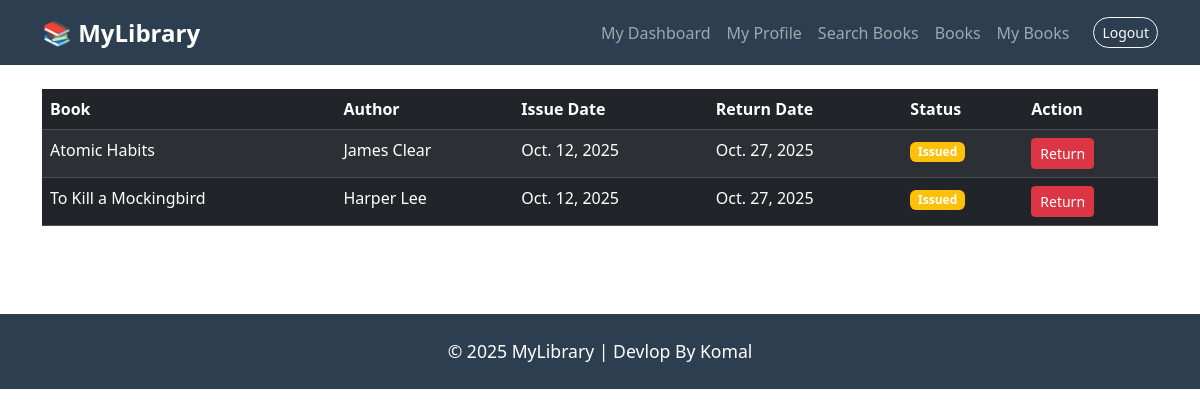
Screenshot of /student/my_books/ (signed in) with the database file from the repository.
### mylibrary_app/models.py (models this page shows, shortened)
class IssueBook(models.Model):
    student = models.ForeignKey(Student, on_delete=models.PROTECT)
    book = models.ForeignKey(Book, on_delete=models.PROTECT)
    issue_date = models.DateField(default=timezone.now)
    return_date = models.DateField(blank=True, null=True)
    is_returned = models.BooleanField(default=False)
    class Meta:
        db_table = 'IssueBook'

class Book(models.Model):
    title = models.CharField(max_length=200)
    author = models.CharField(max_length=100)
    category = models.CharField(max_length=100, blank=True, null=True)
    quantity = models.PositiveIntegerField(default=1)
    added_at = models.DateTimeField(auto_now_add=True)
    class Meta:
        db_table = 'Book'

### mylibrary_app/views.py (the view)
# urls.py: path("student/my_books/", views.my_books, name="my_books"),
def my_books(request):
    user_id = request.session.get("student_id")
    if not user_id:
        return redirect("student_login")
    student = Student.objects.get(id=user_id)
    issued_books = IssueBook.objects.filter(student=student)  # sabhi show karo (returned + issued)
    return render(request, "student_dashboard.html", {
        "Dashboard": False,
        "my_profile": False,
        "edit_profile": False,
        "my_books": True,
        "student": student,
        "issued_books": issued_books
    })

### mylibrary_app/templates/student_dashboard.html (shortened to what this page needs)
{% extends 'base.html' %}
{% block navbar %}
  <li class="nav-item"><a class="nav-link" href="{% url 'student_dashboard' %}">My Dashboard</a></li>
  <li class="nav-item"><a class="nav-link" href="{% url 'my_profile' %}">My Profile</a></li>
  <li class="nav-item"><a class="nav-link" href="{% url 'all_books' %}?q=">Search Books</a></li>
  <li class="nav-item"><a class="nav-link" href="{% url 'all_books' %}">Books</a></li>
  <li class="nav-item"><a class="nav-link" href="{% url 'my_books' %}">My Books</a></li>
{% endblock %}
{% block content %}
{% if my_books %}
<table class="table table-dark table-striped">
  <thead>
    <tr>
      <th>Book</th>
      <th>Author</th>
      <th>Issue Date</th>
      <th>Return Date</th>
      <th>Status</th>
      <th>Action</th>
    </tr>
  </thead>
  <tbody>
    {% for issue in issued_books %}
    <tr>
      <td>{{ issue.book.title }}</td>
      <td>{{ issue.book.author }}</td>
      <td>{{ issue.issue_date }}</td>
      <td>
        {% if issue.return_date %}
          {{ issue.return_date }}
        {% else %}
          <span class="text-warning">Not Returned</span>
        {% endif %}
      </td>
      <td>
        {% if issue.is_returned %}
          <span class="badge bg-success">Returned</span>
        {% else %}
          <span class="badge bg-warning">Issued</span>
        {% endif %}
      </td>
      <td>
        {% if not issue.is_returned %}
          <a href="{% url 'return_book' issue.id %}" class="btn btn-sm btn-danger">Return</a>
        {% else %}
          <span class="text-muted">-</span>
        {% endif %}
      </td>
    </tr>
    {% empty %}
    <tr><td colspan="6" class="text-center text-white">No books issued yet.</td></tr>
    {% endfor %}
  </tbody>
</table>
{% endif %}
{% endblock %}

### mylibrary_app/templates/base.html (style rules this page uses)
.table thead { background-color: #2C3E50; color: #fff; }
.nav-link { border-radius: 0.4rem; transition: 0.3s; }

### rows the page displays
IssueBook: book "Atomic Habits", book.author "James Clear", issue_date "Oct. 12, 2025", return_date "Oct. 27, 2025", is_returned "Issued"
IssueBook: book "To Kill a Mockingbird", book.author "Harper Lee", issue_date "Oct. 12, 2025", return_date "Oct. 27, 2025", is_returned "Issued"
